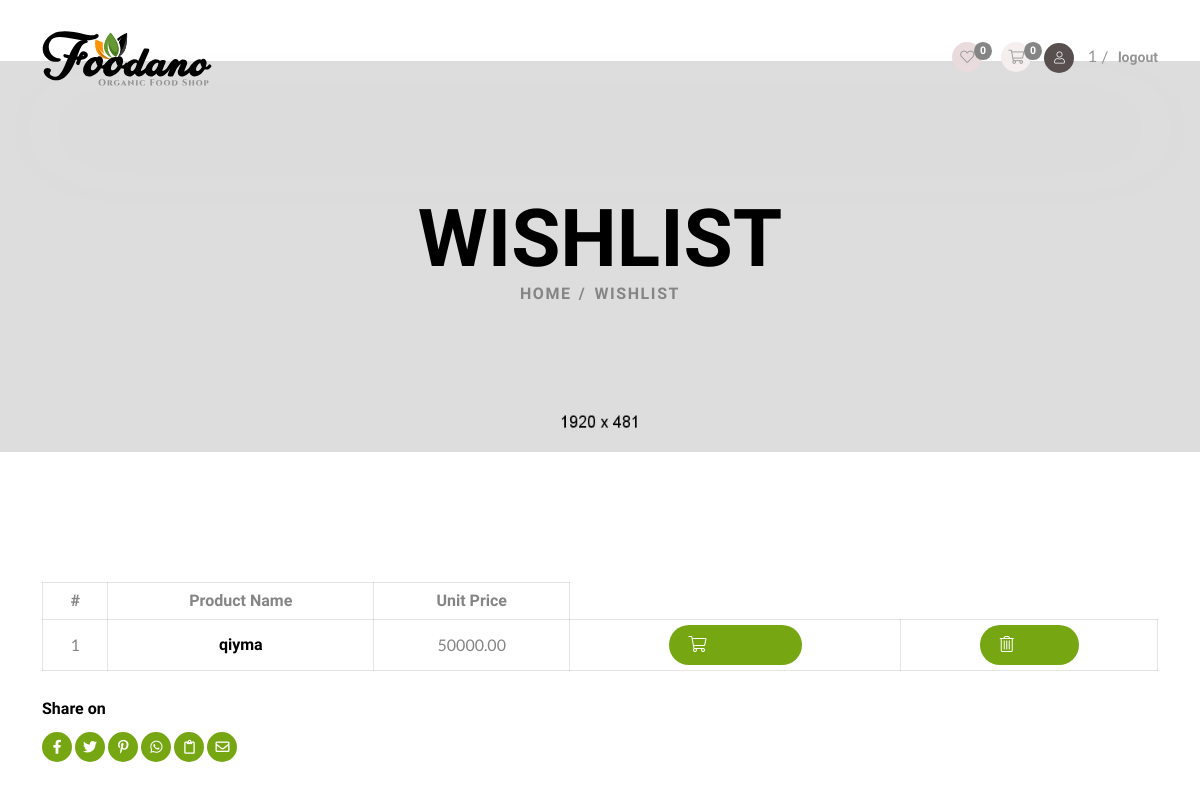
The page /wish/ (signed in) on the database as committed earlier.
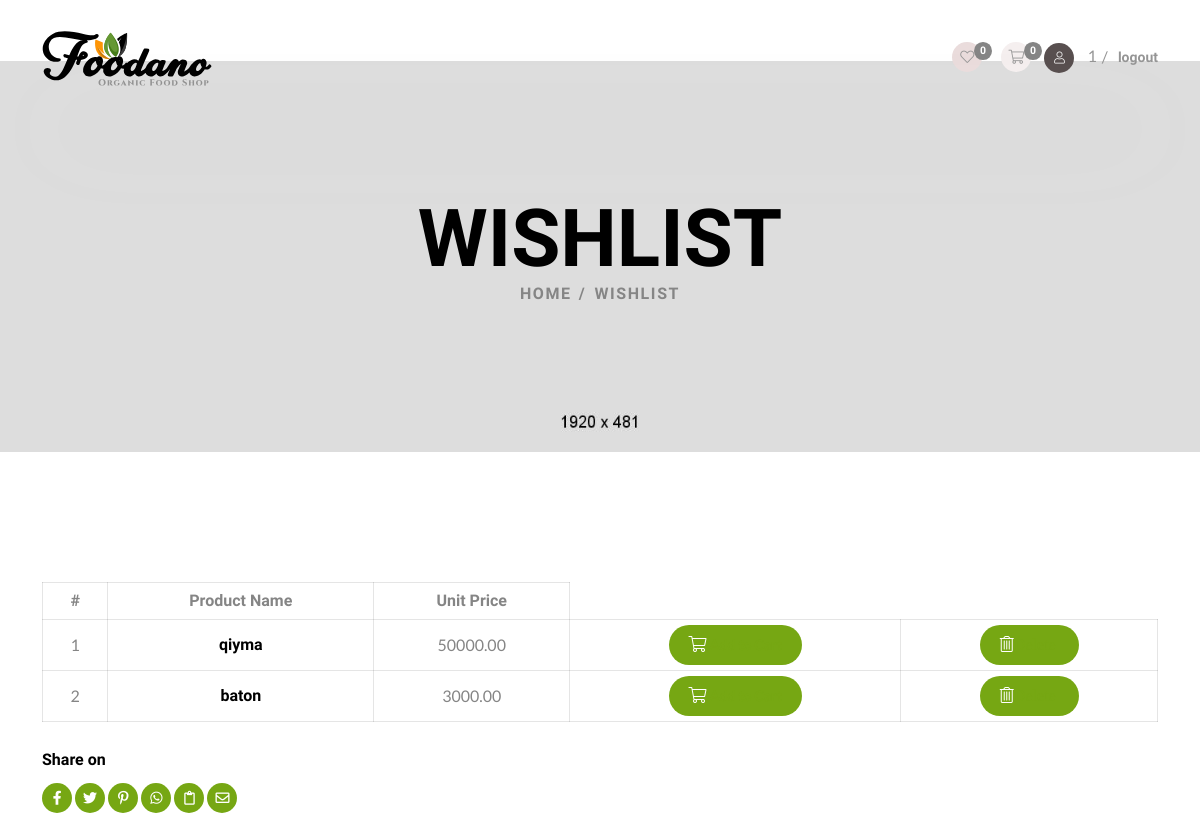
The same page on the database as committed later.
### Goods/models.py (models this page shows, shortened)
class WishList(models.Model):
    user = models.ForeignKey(User, on_delete=models.CASCADE)
    product = models.ForeignKey(Product, on_delete=models.CASCADE)

class Product(models.Model):
    name:str = models.CharField(max_length=255)
    quantity:int = models.PositiveIntegerField(default=1)
    price:float = models.DecimalField(max_digits=8, decimal_places=2)
    category:Category = models.ForeignKey(Category, on_delete=models.CASCADE)
    description:str = models.TextField()
    img = models.ImageField(blank=True, null=True)

### Goods/wish/views.py (the view)
# urls.py: path('', views.wishList, name='wishList'),
def wishList(request):
    wish_list = models.WishList.objects.filter(user=request.user)
    context = {}
    context['wish_list'] = wish_list
    return render(request, 'back-office/user/wishlist.html', context)

### templates/back-office/user/wishlist.html (shortened to what this page needs)
{% extends 'base.html' %}
{% load static %}
{% block content %}
    <header class="header-wrapper header-layout3 header3-margin ">
        <div class="container py-30">
            <div class="row align-items-center">
                <div class="col-6">
                    <div class="header-logo">
                        <a href="{% url 'index' %}"><img src="{% static 'assets/img/logo.svg' %}" alt="Foodano"></a>
                    </div>
                </div>
                <div class="col-6 text-end">
                    <div class="head-top-links text-body2 d-none d-lg-block">
                        <a href="{% url 'wishList' %}" class="icon-btn has-badge bg3 me-3"><i class="fal fa-heart"></i><span class="badge">0</span></a>
                        <a href="{% url 'myCart' %}" class="icon-btn has-badge"><i class="fal fa-shopping-cart"></i><span class="badge">0</span></a>
                        <span class="icon-btn bg4"><i class="fal fa-user"></i></span>
                        <ul>
                            {% if user %}
                            <li>{{ user.username }}</li>
                            <li><a href="{% url 'log_out' %}">logout</a></li>
                            {% endif %}
                        </ul>
                    </div>
                </div>
            </div>
        </div>
    </header>
    <div class="breadcumb-wrapper breadcumb-layout1 bg-fluid pt-200 pb-200" data-bg-src="static/assets/img/breadcumb/breadcumb-img-1.jpg">
        <div class="container">
            <div class="breadcumb-content text-center">
                <h1 class="breadcumb-title">Wishlist</h1>
                <ul class="breadcumb-menu-style1 mx-auto">
                    <li><a href="index.html">Home</a></li>
                    <li class="active">Wishlist</li>
                </ul>
            </div>
        </div>
    </div>
    <div class=" space">
        <div class="container">
            <div class="tinv-wishlist">
                <table>
                    <thead>
                        <tr>
                            <th class="product-cb">#</th>
                            <th class="product-name">Product Name</th>
                            <th class="product-price">Unit Price</th>
                        </tr>
                    </thead>
                    <tbody>
                        {% for wish in wish_list %}
                        <tr class="wishlistitem">
                            <td class="product-cb">{{ forloop.counter }}</td>
                            <td class="product-name"><a href="shop-details.html">{{ wish.product.name }}</a></td>
                            <td class="product-price"><span class="amount">{{ wish.product.price }}</span></td>
                            <td class="product-action"><button class="button vs-btn"><i class="fal fa-shopping-cart"></i><a href="{% url 'addProductToCart' wish.product.id %} ">Add to Cart</a></button></td>
                            <td class="product-action"><button  class="button vs-btn"><i class="fal fa-trash-alt"><a href="{% url 'delWish' wish.id %}">Delete</a></i></button></td>
                        </tr>
                        {% endfor %}
                </table>
                <div class="social-buttons">
                    <span>Share on</span>
                    <ul>
                        <li><a href="#" title="Facebook"><i class="fab fa-facebook-f"></i></a></li>
                        <li><a href="#" title="Twitter"><i class="fab fa-twitter"></i></a></li>
                        <li><a href="#" title="Pinterest"><i class="fab fa-pinterest-p"></i></a></li>
                        <li><a href="#" title="WhatsApp"><i class="fab fa-whatsapp"></i></a></li>
                        <li><a href="#" title="Clipboard"><i class="far fa-clipboard"></i></a></li>
                        <li><a href="#" title="Email"><i class="far fa-envelope"></i></a></li>
                    </ul>
                </div>
            </div>
        </div>
    </div>
    {% endblock %}

### templates/base.html (shortened to what this page needs)
{% load static %}
<!doctype html>
<html class="no-js" lang="zxx" dir="ltr">
<head>
    <link rel="stylesheet" href="{% static 'assets/css/bootstrap.min.css' %}">
    <link rel="stylesheet" href="{% static 'assets/css/fontawesome.min.css' %}">
    <link rel="stylesheet" href="{% static 'assets/css/flaticon.min.css' %}">
    <link rel="stylesheet" href="{% static 'assets/css/layerslider.min.css' %}">
    <link rel="stylesheet" href="{% static 'assets/css/jquery.datetimepicker.min.css' %}">
    <link rel="stylesheet" href="{% static 'assets/css/magnific-popup.min.css' %}">
    <link rel="stylesheet" href="{% static 'assets/css/slick.min.css' %}">
    <link rel="stylesheet" href="{% static 'assets/css/animate.min.css' %}">
    <link rel="stylesheet" href="{% static 'assets/css/style.css' %}">
</head>
<body class=" home-6">
    {% block content %}
    {% endblock %}
</body>
</html>

Rows that differ between the two databases and show on the page:
added WishList: product.name "baton", product.price "3000.00"
